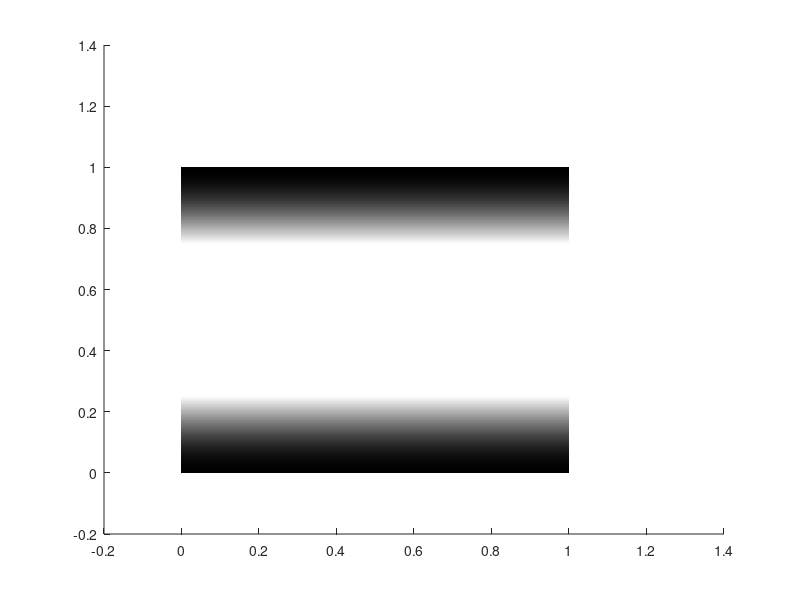

Source code (MATLAB): (Note: this script raises an error after producing the figure.)
clc; clear; close all

% ---- Field on the unit square ----
[x, y] = meshgrid(linspace(0, 1, 400));
Z = cos(2*pi*y);

fig = figure('Units','centimeters', 'Position',[5 5 12 7]);
ax = axes(fig);
hold(ax, 'on')

% Positive part: grayscale, 0 = white, 1 = black. Negatives are clipped to 0, so they show as white.
imagesc(ax, x(1,:), y(:,1), max(Z, 0));
set(ax, 'YDir', 'normal')
colormap(ax, flipud(gray(256)))
clim(ax, [0 1])
cb = colorbar(ax);
cb.Label.String = 'z';

% Dashed line where z = 0
contour(ax, x, y, Z, [0 0], 'k--', 'LineWidth', 1, 'DisplayName', 'Zero index');

legend show

axis(ax, 'equal'); axis(ax, [0 1 0 1]); box(ax, 'on')
xlabel(ax, 'x'); ylabel(ax, 'y')
